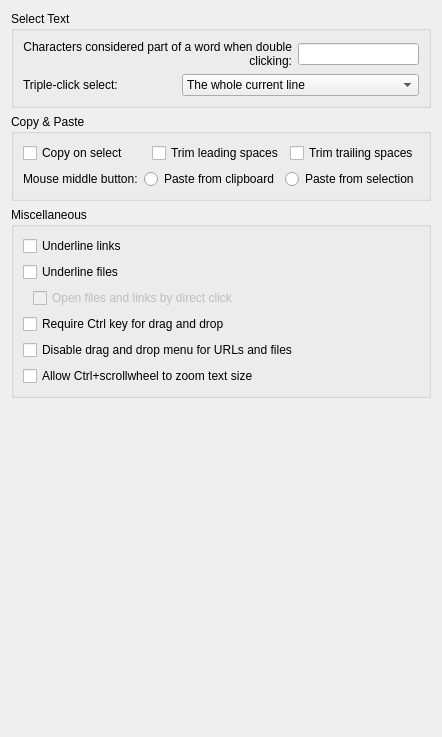
     <widget class="QWidget" name="mouseTab">
      <attribute name="title">
       <string>Mouse</string>
      </attribute>
      <layout class="QVBoxLayout" name="verticalLayout">
       <item>
        <widget class="QGroupBox" name="groupBox_9">
         <property name="title">
          <string>Select Text</string>
         </property>
         <property name="flat">
          <bool>true</bool>
         </property>
         <layout class="QVBoxLayout" name="_2">
          <item>
           <layout class="QHBoxLayout" name="_3">
            <item>
             <widget class="QLabel" name="label_11">
              <property name="text">
               <string>Characters considered part of a word when double clicking:</string>
              </property>
              <property name="alignment">
               <set>Qt::AlignRight|Qt::AlignTrailing|Qt::AlignVCenter</set>
              </property>
              <property name="wordWrap">
               <bool>true</bool>
              </property>
             </widget>
            </item>
            <item>
             <widget class="QLineEdit" name="wordCharacterEdit">
              <property name="toolTip">
               <string>Characters which are considered part of a word when double-clicking to select whole words in the terminal</string>
              </property>
             </widget>
            </item>
           </layout>
          </item>
          <item>
           <layout class="QHBoxLayout" name="_4">
            <item>
             <widget class="QLabel" name="label_17">
              <property name="text">
               <string>Triple-click select:</string>
              </property>
             </widget>
            </item>
            <item>
             <widget class="KComboBox" name="tripleClickModeCombo">
              <property name="toolTip">
               <string>Which part of current line should be selected with triple click .</string>
              </property>
              <item>
               <property name="text">
                <string>The whole current line</string>
               </property>
              </item>
              <item>
               <property name="text">
                <string>From mouse position to the end of line</string>
               </property>
              </item>
             </widget>
            </item>
           </layout>
          </item>
         </layout>
        </widget>
       </item>
       <item>
        <widget class="QGroupBox" name="groupBox_14">
         <property name="title">
          <string>Copy &amp;&amp; Paste</string>
         </property>
         <property name="flat">
          <bool>true</bool>
         </property>
         <layout class="QGridLayout" name="gridLayout_3">
          <item row="0" column="0">
           <layout class="QHBoxLayout" name="horizontalLayout_3">
            <item>
             <widget class="QCheckBox" name="copyTextToClipboardButton">
              <property name="toolTip">
               <string>Automatically copy selected text into clipboard</string>
              </property>
              <property name="text">
               <string>Copy on select</string>
              </property>
             </widget>
            </item>
            <item>
             <widget class="QCheckBox" name="trimLeadingSpacesButton">
              <property name="toolTip">
               <string>Trim leading spaces in selected text, useful in some instances</string>
              </property>
              <property name="text">
               <string>Trim leading spaces</string>
              </property>
             </widget>
            </item>
            <item>
             <widget class="QCheckBox" name="trimTrailingSpacesButton">
              <property name="toolTip">
               <string>Trim trailing spaces in selected text, useful in some instances</string>
              </property>
              <property name="text">
               <string>Trim trailing spaces</string>
              </property>
             </widget>
            </item>
           </layout>
          </item>
          <item row="1" column="0">
           <layout class="QHBoxLayout" name="horizontalLayout_5">
            <item>
             <widget class="QLabel" name="label_13">
              <property name="text">
               <string>Mouse middle button:</string>
              </property>
             </widget>
            </item>
            <item>
             <widget class="QRadioButton" name="pasteFromClipboardButton">
              <property name="text">
               <string>Paste from clipboard</string>
              </property>
             </widget>
            </item>
            <item>
             <widget class="QRadioButton" name="pasteFromX11SelectionButton">
              <property name="text">
               <string>Paste from selection</string>
              </property>
             </widget>
            </item>
           </layout>
          </item>
         </layout>
        </widget>
       </item>
       <item>
        <widget class="QGroupBox" name="groupBox_2">
         <property name="title">
          <string>Miscellaneous</string>
         </property>
         <property name="flat">
          <bool>true</bool>
         </property>
         <layout class="QVBoxLayout" name="verticalLayout_2">
          <item>
           <widget class="QCheckBox" name="underlineLinksButton">
            <property name="toolTip">
             <string>Text recognized as a link or an email address will be underlined when hovered by the mouse pointer.</string>
            </property>
            <property name="text">
             <string>Underline links</string>
            </property>
           </widget>
          </item>
          <item>
           <widget class="QCheckBox" name="underlineFilesButton">
            <property name="toolTip">
             <string>Text recognized as a file will be underlined when hovered by the mouse pointer.</string>
            </property>
            <property name="text">
             <string>Underline files</string>
            </property>
           </widget>
          </item>
          <item>
           <layout class="QHBoxLayout">
            <item>
             <spacer name="horizontalSpacer">
              <property name="orientation">
               <enum>Qt::Horizontal</enum>
              </property>
              <property name="sizeType">
               <enum>QSizePolicy::Fixed</enum>
              </property>
              <property name="sizeHint" stdset="0">
               <size>
                <width>10</width>
                <height>20</height>
               </size>
              </property>
             </spacer>
            </item>
            <item>
             <widget class="QCheckBox" name="openLinksByDirectClickButton">
              <property name="enabled">
               <bool>false</bool>
              </property>
              <property name="toolTip">
               <string>Text recognized as a file, link or an email address can be opened by direct mouse click.</string>
              </property>
              <property name="text">
               <string>Open files and links by direct click</string>
              </property>
             </widget>
            </item>
           </layout>
          </item>
          <item>
           <widget class="QCheckBox" name="ctrlRequiredForDragButton">
            <property name="toolTip">
             <string>Selected text will require control key plus click to drag.</string>
            </property>
            <property name="text">
             <string>Require Ctrl key for drag and drop</string>
            </property>
           </widget>
          </item>
          <item>
           <widget class="QCheckBox" name="dropUrlsAsText">
            <property name="toolTip">
             <string>Always paste dropped URLs as text without offering move, copy and link actions.</string>
            </property>
            <property name="text">
             <string>Disable drag and drop menu for URLs and files</string>
            </property>
           </widget>
          </item>
          <item>
           <widget class="QCheckBox" name="enableMouseWheelZoomButton">
            <property name="toolTip">
             <string>Pressing Ctrl+scrollwheel will increase/decrease the text size.</string>
            </property>
            <property name="text">
             <string>Allow Ctrl+scrollwheel to zoom text size</string>
            </property>
           </widget>
          </item>
         </layout>
        </widget>
       </item>
       <item>
        <spacer name="verticalSpacer">
         <property name="orientation">
          <enum>Qt::Vertical</enum>
         </property>
         <property name="sizeHint" stdset="0">
          <size>
           <width>20</width>
           <height>328</height>
          </size>
         </property>
        </spacer>
       </item>
      </layout>
     </widget>
